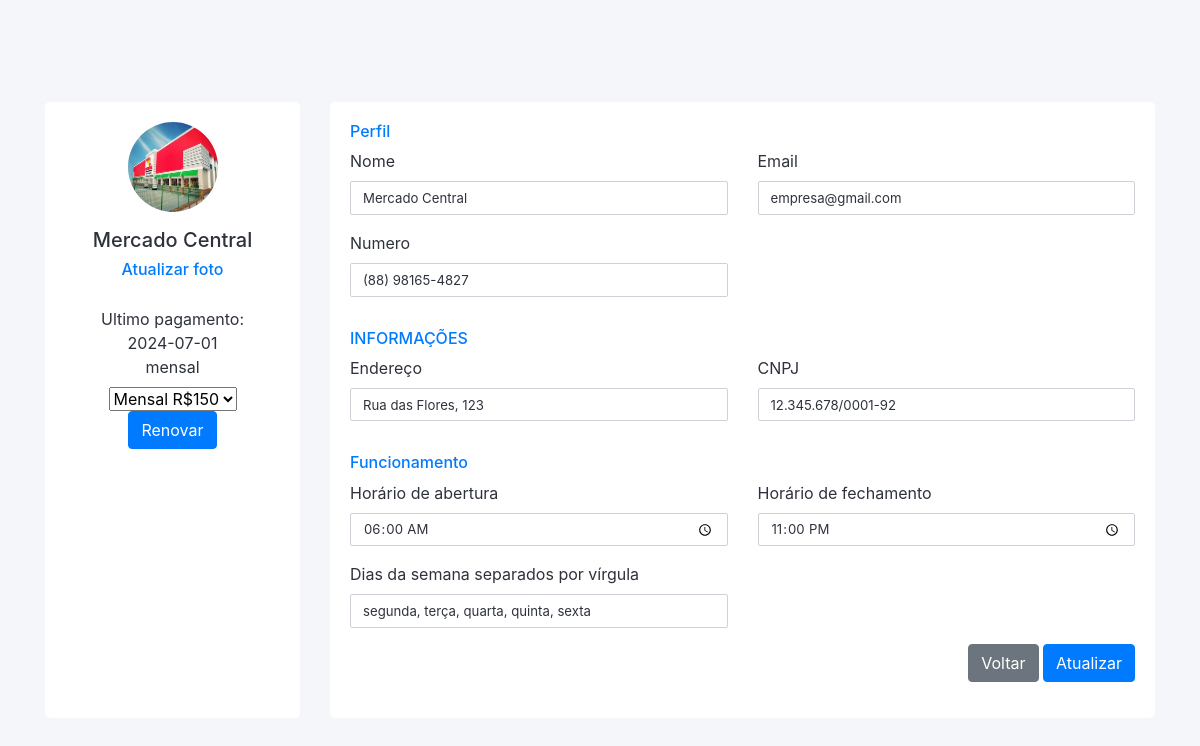
The page /pages/PainelEmpresa/perfil.php (signed in) on the database its author committed.
### tables this page shows
CREATE TABLE `empresas` (
  `id` int(30) NOT NULL,
  `usertype` varchar(10) NOT NULL,
  `foto` varchar(150) NOT NULL,
  `nome` varchar(130) NOT NULL,
  `endereco` varchar(150) NOT NULL,
  `cnpj` varchar(120) NOT NULL,
  `email` varchar(120) NOT NULL,
  `telefone` varchar(16) NOT NULL,
  `senha` varchar(30) NOT NULL,
  `tipo_pagamento` varchar(10) NOT NULL,
  `data_pagamento` date NOT NULL,
  `estado` varchar(13) NOT NULL,
  `aberto` time NOT NULL,
  `fechado` time NOT NULL,
  `dias` varchar(100) NOT NULL
);

### pages/PainelEmpresa/perfil.php (the view, shortened to what this page needs)
<?php
include "../../conexao.php";
$id = $_SESSION['user_id'];
$sql = "SELECT * FROM empresas WHERE id = $id";
$dados = mysqli_query($conn, $sql);
$linha = mysqli_fetch_assoc($dados);
?>
<!DOCTYPE html>
<html lang="en">
<head>
<link href="https://cdn.jsdelivr.net/npm/bootstrap@4.5.0/dist/css/bootstrap.min.css" rel="stylesheet">
<link rel="stylesheet" href="../../acetts/css/stylePerfil.css">
</head>
<body style="margin-top: 10px;">
<div class="container">
    <div class="row gutters">
        <div class="col-xl-3 col-lg-3 col-md-12 col-sm-12 col-12">
            <div class="card h-100">
                <div class="card-body">
                    <div class="account-settings">
                        <div class="user-profile">
                            <div class="user-avatar">
                                <img src="<?php echo !empty($linha['foto']) ? $linha['foto'] : 'img/semfoto.jfif'; ?>" alt="<?php echo $linha['nome']; ?>">
                            </div>
                            <h5 class="user-name"><?php echo $linha['nome']; ?></h5>
                            <h6><a href="uploadFoto.php">Atualizar foto</a></h6>
                            <form action="perfil.php" method="POST">
                                <label for="tipo_pagamento" style="margin-top: 20px;">Ultimo pagamento:<br> <?php echo $linha['data_pagamento']; ?> <br><?php echo $linha['tipo_pagamento']; ?></label>
                                <select name="tipo_pagamento" class="input2" required>
                                    <option value="mensal">Mensal R$150</option>
                                </select>
                                <input class="button-cad btn btn-primary" type="submit" value="Renovar">
                            </form>
                        </div>
                    </div>
                </div>
            </div>
        </div>
        <div class="col-xl-9 col-lg-9 col-md-12 col-sm-12 col-12">
            <div class="card h-100">
                <form action="scriptUpdatePerfil.php" method="POST" class="card-body">
                    <div class="row gutters">
                        <div class="col-xl-12 col-lg-12 col-md-12 col-sm-12 col-12">
                            <h6 class="mb-2 text-primary">Perfil</h6>
                        </div>
                        <div class="col-xl-6 col-lg-6 col-md-6 col-sm-6 col-12">
                            <div class="form-group">
                                <label for="fullName">Nome</label>
                                <input type="text" class="form-control" id="fullName" name="nome" value="<?php echo $linha['nome']; ?>">
                            </div>
                        </div>
                        <div class="col-xl-6 col-lg-6 col-md-6 col-sm-6 col-12">
                            <div class="form-group">
                                <label for="eMail">Email</label>
                                <input type="email" class="form-control" id="eMail" name="email" value="<?php echo $linha['email']; ?>">
                            </div>
                        </div>
                        <div class="col-xl-6 col-lg-6 col-md-6 col-sm-6 col-12">
                            <div class="form-group">
                                <label for="phone">Numero</label>
                                <input type="text" class="form-control" id="phone" name="telefone" value="<?php echo $linha['telefone']; ?>">
                            </div>
                        </div>
                    </div>
                    <div class="row gutters">
                        <div class="col-xl-12 col-lg-12 col-md-12 col-sm-12 col-12">
                            <h6 class="mt-3 mb-2 text-primary">INFORMAÇÕES</h6>
                        </div>
                        <div class="col-xl-6 col-lg-6 col-md-6 col-sm-6 col-12">
                            <div class="form-group">
                                <label for="Street">Endereço</label>
                                <input type="text" class="form-control" id="Street" name="endereco" value="<?php echo $linha['endereco']; ?>">
                            </div>
                        </div>
                        <div class="col-xl-6 col-lg-6 col-md-6 col-sm-6 col-12">
                            <div class="form-group">
                                <label for="ciTy">CNPJ</label>
                                <input type="text" class="form-control" id="ciTy" name="cnpj" value="<?php echo $linha['cnpj']; ?>">
                            </div>
                        </div>
                    </div>
                    <div class="row gutters">
                        <div class="col-xl-12 col-lg-12 col-md-12 col-sm-12 col-12">
                            <h6 class="mt-3 mb-2 text-primary">Funcionamento</h6>
                        </div>
                        <div class="col-xl-6 col-lg-6 col-md-6 col-sm-6 col-12">
                            <div class="form-group">
                                <label for="Street">Horário de abertura</label>
                                <input type="time" class="form-control" id="Street" name="aberto" value="<?php echo $linha['aberto']; ?>">
                            </div>
                        </div>
                        <div class="col-xl-6 col-lg-6 col-md-6 col-sm-6 col-12">
                            <div class="form-group">
                                <label for="ciTy">Horário de fechamento</label>
                                <input type="time" class="form-control" id="ciTy" name="fechado" value="<?php echo $linha['fechado']; ?>">
                            </div>
                        </div>
                        <div class="col-xl-6 col-lg-6 col-md-6 col-sm-6 col-12">
                            <div class="form-group">
                                <label for="ciTy">Dias da semana separados por vírgula</label>
                                <input type="text" class="form-control" id="ciTy" placeholder="segunda, terça" name="dias" value="<?php echo $linha['dias']; ?>">
                            </div>
                        </div>
                    </div>
                    <div class="row gutters">
                        <div class="col-xl-12 col-lg-12 col-md-12 col-sm-12 col-12">
                            <div class="text-right">
                                <button class="btn btn-secondary"><a href="Pdutos.php" style="color: #fff;text-decoration: none;">Voltar</a></button>
                                <input type="submit" id="submit" name="submit" class="btn btn-primary" value="Atualizar">
                            </div>
                        </div>
                    </div>
                </form>
            </div>
        </div>
    </div>
</div>
</body>
</html>

### acetts/css/stylePerfil.css (style rules this page uses)
body { margin: 0; padding: 0; color: #2e323c; background: #f5f6fa; height: 100vh; display: flex; justify-content: center; align-items: center; }
.account-settings .user-profile { margin: 0 0 1rem 0; padding-bottom: 1rem; text-align: center; }
.account-settings .user-profile .user-avatar { margin: 0 0 1rem 0; }
.account-settings .user-profile .user-avatar img { width: 90px; height: 90px; -webkit-border-radius: 100px; -moz-border-radius: 100px; border-radius: 100px; }
.account-settings .user-profile h5.user-name { margin: 0 0 0.5rem 0; }
.form-control { border: 1px solid #cfd1d8; -webkit-border-radius: 2px; -moz-border-radius: 2px; border-radius: 2px; font-size: .825rem; background: #ffffff; color: #2e323c; }
.card { background: #ffffff; -webkit-border-radius: 5px; -moz-border-radius: 5px; border-radius: 5px; border: 0; margin-bottom: 1rem; }

### rows shown on the page
empresas: foto (picture), nome "Mercado Central", data_pagamento "2024-07-01", tipo_pagamento "mensal", email "empresa@gmail.com", telefone "(88) 98165-4827", endereco "Rua das Flores, 123", cnpj "12.345.678/0001-92", aberto "06:00:00", fechado "23:00:00", dias "segunda, terça, quarta, quinta, sexta"
